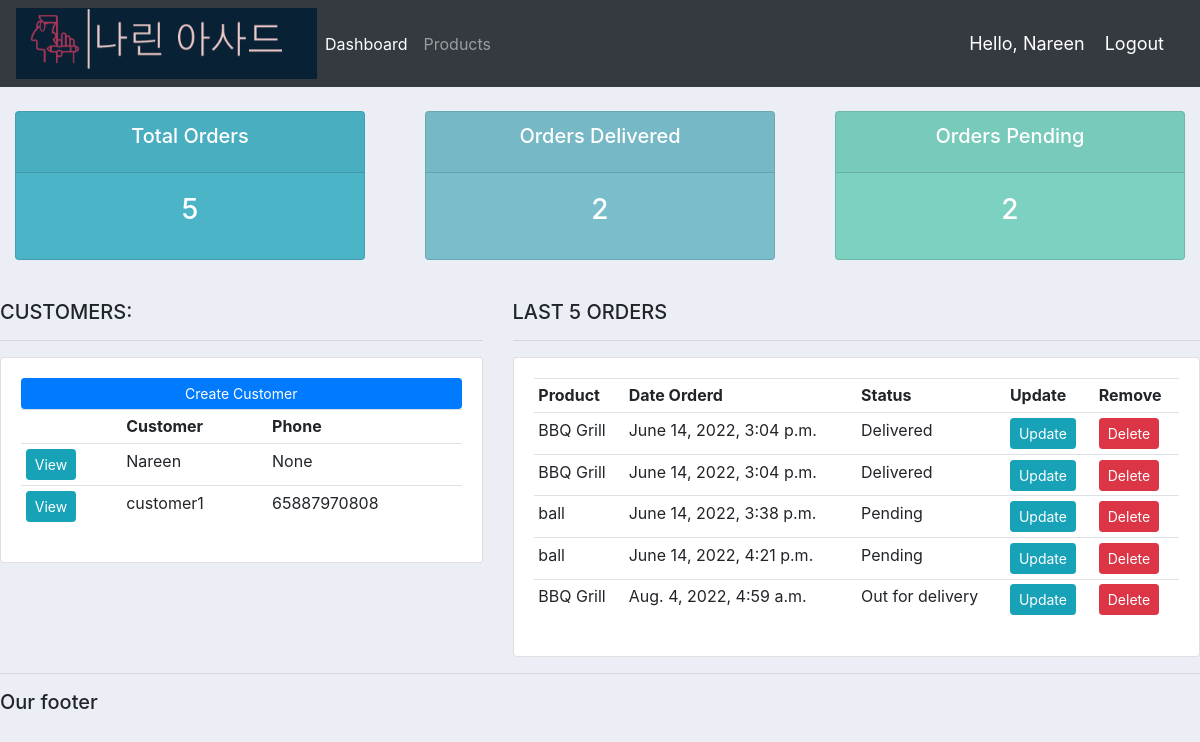
Screenshot of / (signed in) with the database file from the repository.
### accounts/models.py (models this page shows, shortened)
class Customer(models.Model):
	user = models.OneToOneField(User, null=True, blank=True, on_delete=models.CASCADE)
	name = models.CharField(max_length=200, null=True)
	phone = models.CharField(max_length=200, null=True)
	email = models.CharField(max_length=200, null=True)
	profile_pic = models.ImageField(default="profile1.jpg", null=True, blank=True)
	date_created = models.DateTimeField(auto_now_add=True, null=True)

class Order(models.Model):
	STATUS = (
			('Pending', 'Pending'),
			('Out for delivery', 'Out for delivery'),
			('Delivered', 'Delivered'),
			)
	customer = models.ForeignKey(Customer, null=True, on_delete= models.SET_NULL)
	product = models.ForeignKey(Product, null=True, on_delete= models.SET_NULL)
	date_created = models.DateTimeField(auto_now_add=True, null=True)
	status = models.CharField(max_length=200, null=True, choices=STATUS)
	note = models.CharField(max_length=1000, null=True)

class Product(models.Model):
	CATEGORY = (
			('Indoor', 'Indoor'),
			('Out Door', 'Out Door'),
			)
	name = models.CharField(max_length=200, null=True)
	price = models.FloatField(null=True)
	category = models.CharField(max_length=200, null=True, choices=CATEGORY)
	description = models.CharField(max_length=200, null=True, blank=True)
	date_created = models.DateTimeField(auto_now_add=True, null=True)
	tags = models.ManyToManyField(Tag)
	def __str__(self):
		return self.name

### accounts/decorators.py (the view)
	def wrapper_function(request, *args, **kwargs):
		group = None
		if request.user.groups.exists():
			group = request.user.groups.all()[0].name
		if group == 'customer':
			return redirect('user-page')
		if group == 'admin':
			return view_func(request, *args, **kwargs)

### accounts/views.py (called while the page is built)
@login_required(login_url='login')
@admin_only
def home(request):
	orders = Order.objects.all()
	customers = Customer.objects.all()
	total_customers = customers.count()
	total_orders = orders.count()
	delivered = orders.filter(status='Delivered').count()
	pending = orders.filter(status='Pending').count()
	context = {'orders':orders, 'customers':customers,
	'total_orders':total_orders,'delivered':delivered,
	'pending':pending }
	return render(request, 'accounts/dashboard.html', context)

### accounts/templates/accounts/dashboard.html
{%  extends 'accounts/main.html' %}
{% block content %}
{%  include 'accounts/status.html' %}
<br>
<div class="row">
	<div class="col-md-5">
		<h5>CUSTOMERS:</h5>
		<hr>
		<div class="card card-body">
			<a class="btn btn-primary  btn-sm btn-block" href="">Create Customer</a>
			<table class="table table-sm">
				<tr>
					<th></th>
					<th>Customer</th>
					<th>Phone</th>
				</tr>
				{% for customer in customers %}
					<tr>
						<td><a class="btn btn-sm btn-info" href="{% url 'customer' customer.id %}">View</a></td>
						<td>{{customer.name}}</td>
						<td>{{customer.phone}}</td>
					</tr>
				{% endfor %}
			</table>
		</div>
	</div>
	<div class="col-md-7">
		<h5>LAST 5 ORDERS</h5>
		<hr>
		<div class="card card-body">
			<table class="table table-sm">
				<tr>
					<th>Product</th>
					<th>Date Orderd</th>
					<th>Status</th>
					<th>Update</th>
					<th>Remove</th>
				</tr>
				{% for order in orders %}
					<tr>
						<td>{{order.product}}</td>
						<td>{{order.date_created}}</td>
						<td>{{order.status}}</td>
						<td><a class="btn btn-sm btn-info" href="{% url 'update_order' order.id %}">Update</a></td>
						<td><a class="btn btn-sm btn-danger"href="{% url 'delete_order' order.id %}">Delete</a></td>
					</tr>
				{% endfor %}
			</table>
		</div>
	</div>
</div>
{% endblock %}

### accounts/templates/accounts/main.html (shortened to what this page needs)
{% load static %}
<!DOCTYPE html>
<html>
<head>
    <link rel="stylesheet" href="https://stackpath.bootstrapcdn.com/bootstrap/4.3.1/css/bootstrap.min.css">
    <link rel="stylesheet" type="text/css" href="{% static '/css/main.css' %}">
</head>
<body>
    {%  include 'accounts/navbar.html' %}
    {% block content %}
    {% endblock %}
    <hr>
    <h5>Our footer</h5>
</body>
</html>

### accounts/templates/accounts/navbar.html (shortened to what this page needs)
{% load static %}
<nav class="navbar navbar-expand-lg navbar-dark bg-dark">
 <img src="{% static 'images/e.png' %}">
  <div class="collapse navbar-collapse" id="navbarNav">
    <ul class="navbar-nav">
      {% if request.user.is_staff %}
      <li class="nav-item active">
        <a class="nav-link" href="{% url 'home' %}">Dashboard</a>
      </li>
      <li class="nav-item">
        <a class="nav-link" href="{% url 'products' %}">Products</a>
      </li>
      {% else %}
       <li class="nav-item">
        <a class="nav-link" href="{% url 'account' %}">Settings</a>
      </li>
      {% endif %}
    </ul>
  </div>
  <span class="hello-msg">Hello, {{request.user}}</span>
  <span ><a  class="hello-msg" href="{% url 'logout' %}">Logout</a></span>
</nav>

### accounts/templates/accounts/status.html
<br>
<div class="row">
	<div class="col">
		<div class="col-md">
			<div class="card text-center text-white  mb-3" id="total-orders">
			  	<div class="card-header">
			  		<h5 class="card-title">Total Orders</h5>
			  	</div>
			  	<div class="card-body">
			    	<h3 class="card-title">{{total_orders}}</h3>
			  	</div>
			</div>
		</div>
	</div>
	<div class="col">
		<div class="col-md">
			<div class="card text-center text-white  mb-3" id="orders-delivered">
			  	<div class="card-header">
			  		<h5 class="card-title">Orders Delivered</h5>
			  	</div>
			  	<div class="card-body">
			    	<h3 class="card-title">{{delivered}}</h3>
			  	</div>
			</div>
		</div>
	</div>
	<div class="col">
		<div class="col-md">
			<div class="card text-center text-white  mb-3" id="orders-pending">
			  	<div class="card-header">
			  		<h5 class="card-title">Orders Pending</h5>
			  	</div>
			  	<div class="card-body">
			    	<h3 class="card-title">{{pending}}</h3>
			  	</div>
			</div>
		</div>
	</div>
</div>

### static/css/main.css (style rules this page uses)
body { background-color: #ebeff5; }
#total-orders { background-color: #4cb4c7; }
#orders-delivered { background-color: #7abecc; }
#orders-pending { background-color: #7CD1C0; }

### accounts/templates/accounts/navbar.html (style rules this page uses)
.hello-msg { font-size: 18px; color: #fff; margin-right: 20px; }

### rows the page displays
Customer: name "Nareen", phone "None"
Customer: name "customer1", phone "65887970808"
Order: product "BBQ Grill", date_created "June 14, 2022, 3:04 p.m.", status "Delivered"
Order: product "BBQ Grill", date_created "June 14, 2022, 3:04 p.m.", status "Delivered"
Order: product "ball", date_created "June 14, 2022, 3:38 p.m.", status "Pending"
Order: product "ball", date_created "June 14, 2022, 4:21 p.m.", status "Pending"
Order: product "BBQ Grill", date_created "Aug. 4, 2022, 4:59 a.m.", status "Out for delivery"

### other values shown
{{ request.user }} "Nareen"
{{ total_orders }} "5"
{{ delivered }} "2"
{{ pending }} "2"
